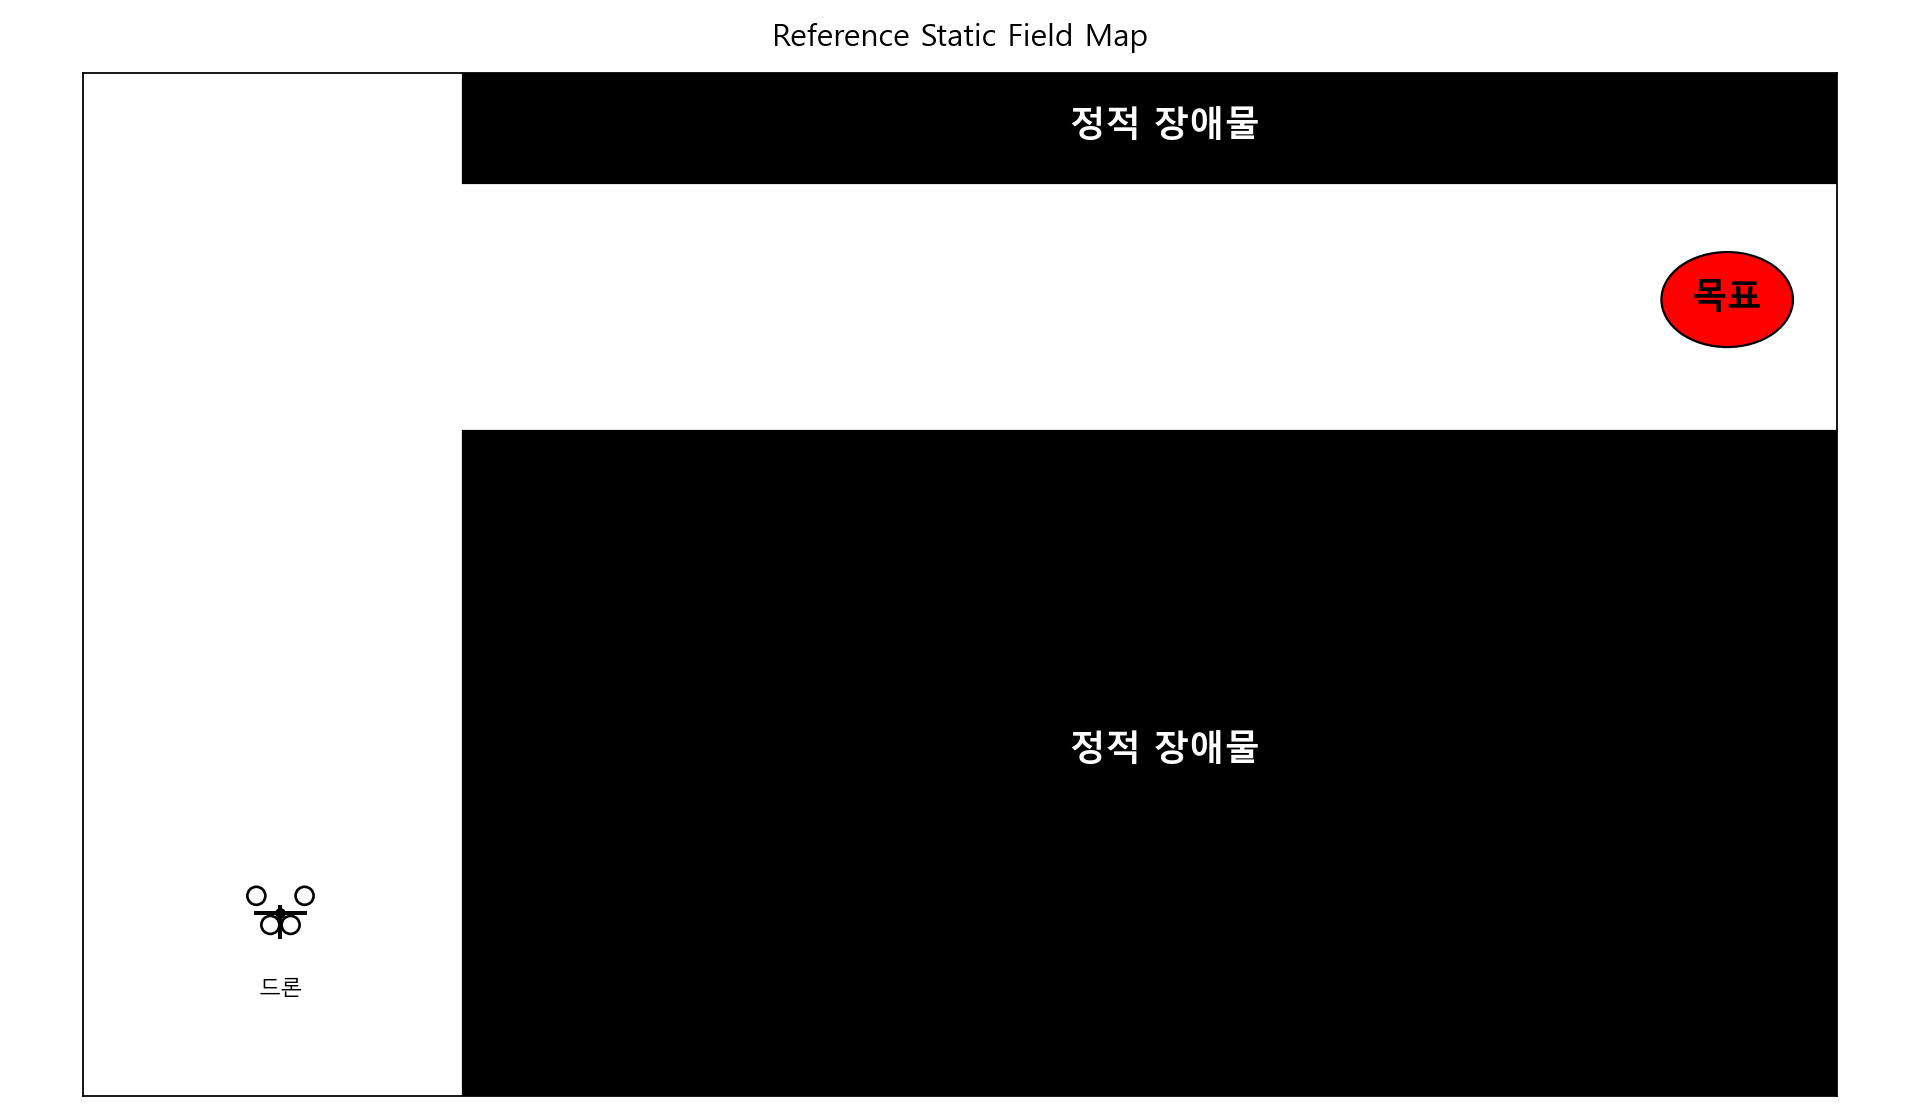

Source code (Python):
"""Draw the static field layout inferred from the reference image.

Run:
    python -m visualization.static_field_map_demo
"""

from __future__ import annotations

from pathlib import Path

import matplotlib

matplotlib.use("Agg")

import matplotlib.pyplot as plt
from matplotlib.patches import Circle, Ellipse, Rectangle


FIELD_SIZE = (12.0, 7.0)

# x, y, width, height in an image-like 2D field coordinate.
STATIC_OBSTACLES = (
    (2.6, 6.25, 9.4, 0.75),
    (2.6, 0.0, 9.4, 4.55),
)

DRONE_POS = (1.35, 1.25)
GOAL_POS = (11.25, 5.45)


def draw_drone(ax, x: float, y: float, scale: float = 0.22) -> None:
    arm = scale * 0.75
    rotor_radius = scale * 0.28
    rotor_offsets = ((-arm, 0.12), (arm, 0.12), (-0.42 * arm, -0.48 * arm), (0.42 * arm, -0.48 * arm))

    ax.plot([x - arm, x + arm], [y, y], color="black", linewidth=1.8)
    ax.plot([x, x], [y - arm, y + 0.25 * arm], color="black", linewidth=1.8)
    ax.add_patch(Circle((x, y), scale * 0.13, color="black"))

    for dx, dy in rotor_offsets:
        ax.add_patch(Circle((x + dx, y + dy), rotor_radius, fill=False, edgecolor="black", linewidth=1.2))


def draw_map(save_path: Path) -> None:
    plt.rcParams["font.family"] = ["Malgun Gothic", "DejaVu Sans"]
    plt.rcParams["axes.unicode_minus"] = False

    fig, ax = plt.subplots(figsize=(12, 7))
    ax.set_xlim(0.0, FIELD_SIZE[0])
    ax.set_ylim(0.0, FIELD_SIZE[1])
    ax.set_aspect("equal")
    ax.set_facecolor("white")

    for obstacle in STATIC_OBSTACLES:
        ax.add_patch(Rectangle(obstacle[:2], obstacle[2], obstacle[3], color="black"))

    goal = Ellipse(GOAL_POS, width=0.9, height=0.65, facecolor="red", edgecolor="black", linewidth=1.0)
    ax.add_patch(goal)
    ax.text(*GOAL_POS, "목표", ha="center", va="center", fontsize=16, fontweight="bold", color="black")

    draw_drone(ax, *DRONE_POS)
    ax.text(DRONE_POS[0], DRONE_POS[1] - 0.45, "드론", ha="center", va="top", fontsize=10)

    ax.text(7.4, 6.62, "정적 장애물", ha="center", va="center", fontsize=16, fontweight="bold", color="white")
    ax.text(7.4, 2.35, "정적 장애물", ha="center", va="center", fontsize=16, fontweight="bold", color="white")

    ax.set_xticks([])
    ax.set_yticks([])
    ax.set_title("Reference Static Field Map", fontsize=14, pad=12)
    fig.tight_layout()
    fig.savefig(save_path, dpi=160)
    plt.close(fig)


def main() -> None:
    output = Path(__file__).with_name("static_field_map.png")
    draw_map(output)
    print(output)


if __name__ == "__main__":
    main()
